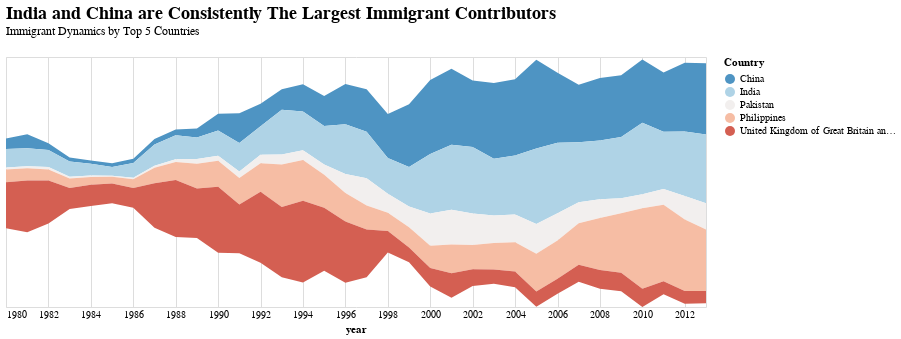

Write notebook code for a chart like this one.
### Code cell
# Membuat grafik streamgraph
alt.Chart(source).mark_area().encode(
    alt.X('variable:T', title='year').axis(format='%Y', domain=False, tickSize=0),
    alt.Y('value').stack('center').axis(None),
    alt.Color('OdName').scale(scheme='redblue', reverse=True).legend(title='Country'),
    tooltip=[
        alt.Tooltip('OdName', title='country'),
        alt.Tooltip('variable:T', format='%Y', title='year'),
        alt.Tooltip('value', format='.2s', title='imigrant'),
    ]
).properties(
    title=alt.Title(
        "India and China are Consistently The Largest Immigrant Contributors ",
        subtitle='Immigrant Dynamics by Top 5 Countries',
        anchor='start',
        font='Calibri',
        fontSize=18,
        offset=20,
    ),
    width=700, height=250
)

### Figure 1 — Vega-Lite specification as saved in the notebook (floating-point values rounded to 4 significant figures; data arrays with more than 128 entries replaced by an {"elided": "..."} marker saying what was removed)
{"config": {"view": {"continuousWidth": 300, "continuousHeight": 300}}, "data": {"name": "data-f9b630569755999b2cd880edc1e69062"}, "mark": {"type": "area"}, "encoding": {"color": {"field": "OdName", "legend": {"title": "Country"}, "scale": {"scheme": "redblue", "reverse": true}, "type": "nominal"}, "tooltip": [{"field": "OdName", "title": "country", "type": "nominal"}, {"field": "variable", "format": "%Y", "title": "year", "type": "temporal"}, {"field": "value", "format": ".2s", "title": "imigrant", "type": "quantitative"}], "x": {"axis": {"format": "%Y", "domain": false, "tickSize": 0}, "field": "variable", "title": "year", "type": "temporal"}, "y": {"axis": null, "field": "value", "stack": "center", "type": "quantitative"}}, "height": 250, "title": {"text": "India and China are Consistently The Largest Immigrant Contributors ", "anchor": "start", "font": "Calibri", "fontSize": 18, "offset": 20, "subtitle": "Immigrant Dynamics by Top 5 Countries"}, "width": 700, "$schema": "https://vega.github.io/schema/vega-lite/v5.8.0.json", "datasets": {"data-f9b630569755999b2cd880edc1e69062": {"elided": "170 records"}}}
